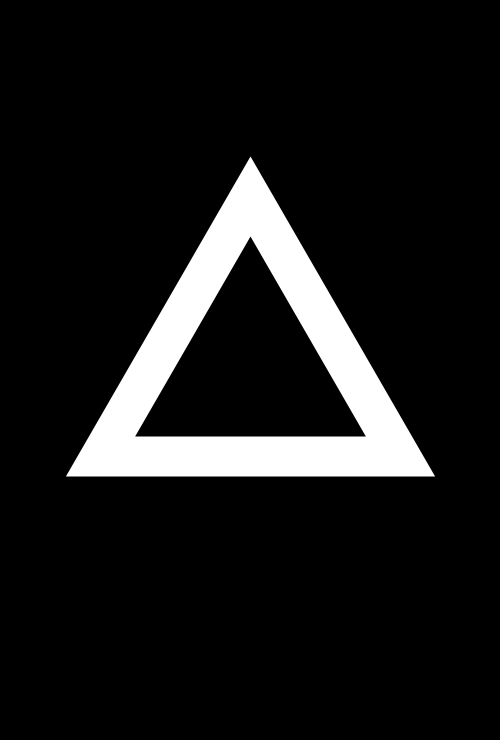
Frame 1 (no input)
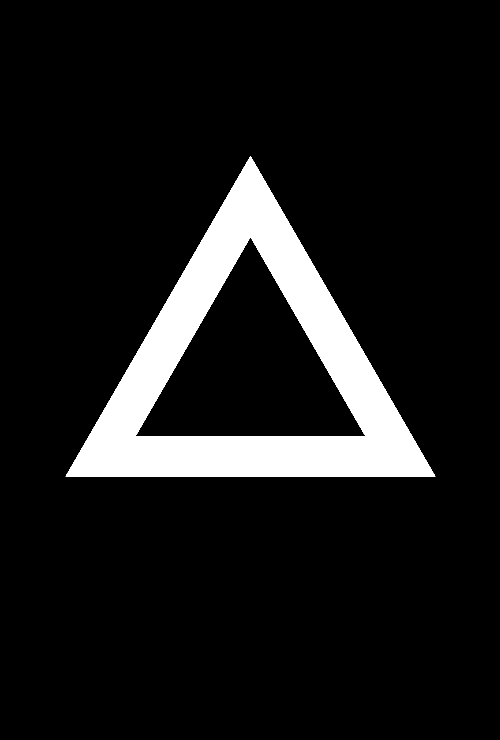
Frame 60 (the mouse pressed at the canvas centre just before this capture)
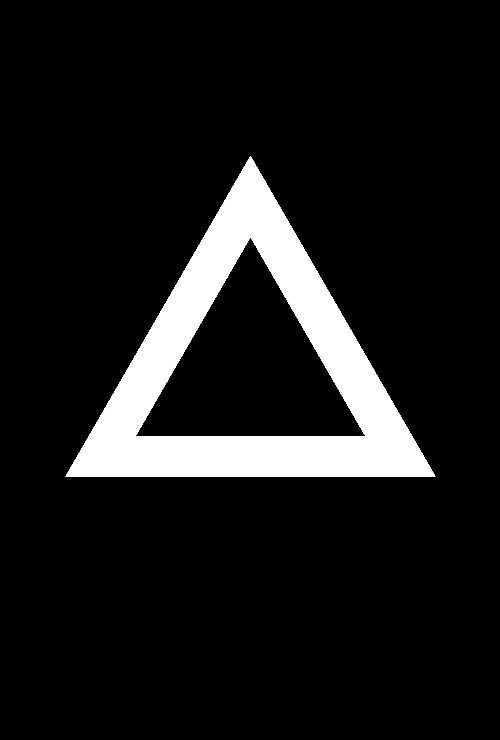
Frame 120 (the mouse held since frame 60 and released just before this capture)

The Processing sketch that drew these frames (run headless with seeded random() and noise(); from frame 60 on, the mouse is pressed at the canvas centre):

// Processing sketch: tri_text
// ── tri_text.pde
float len = 300;
float s = 1.7320568;
float c = 2;
float ax = 0;
float ay = -((len/c)*s*2)/3;
float bx = len/2;
float by = (len/c)*s/3;
float cx = -len/2;
float cy = (len/c)*s/3;
int z =0;

void setup(){
  
  //100:148=500:740
  size(500,740);
  background(0);
  noStroke();
}
void draw(){
  
  translate(width/2,height/2);
  
  noFill();
  stroke(255);
  strokeWeight(40);
  triangle(ax,ay,bx,by,cx,cy);
}
int a = 0;
void keyPressed(){
  if(key == 's'){
    a++;
    save("tri"+a+".jpg");
  }
}
